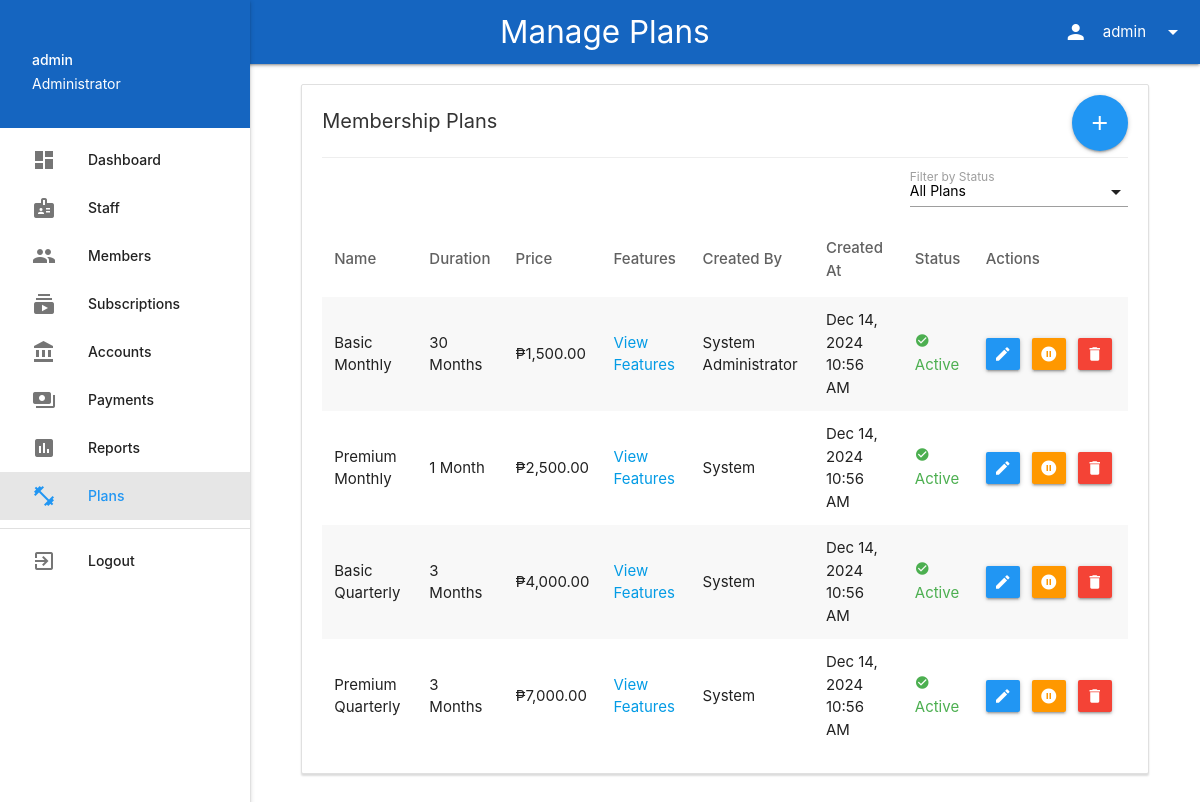
The page /admin/plans.php (signed in) on the database its author committed.
### tables this page shows
CREATE TABLE `plans` (
  `id` int(11) NOT NULL,
  `name` varchar(100) NOT NULL,
  `duration` int(11) DEFAULT NULL COMMENT 'Duration in months',
  `price` decimal(10,2) NOT NULL,
  `duration_in_days` int(11) NOT NULL DEFAULT 30,
  `description` text DEFAULT NULL,
  `created_at` timestamp NOT NULL DEFAULT current_timestamp(),
  `updated_at` timestamp NOT NULL DEFAULT current_timestamp() ON UPDATE current_timestamp(),
  `deleted_at` timestamp NULL DEFAULT NULL,
  `created_by` int(11) DEFAULT NULL,
  `features` text DEFAULT NULL
);

### config/config.php (called while the page is built, shortened)
<?php
try {
    $conn = new mysqli(DB_HOST, DB_USER, DB_PASS, DB_NAME);
} catch (Exception $e) {
    error_log($e->getMessage());
    die("Unable to connect to database. Please check if MySQL is running and try again.");
}
function hasRole($role) {
    return isset($_SESSION['user_role']) && $_SESSION['user_role'] === $role;
}
function getActivePlans($includeDeleted = false) {
    global $conn;
    $query = "SELECT p.*,
              COALESCE(u.full_name, 'System') as created_by_name,
              (SELECT COUNT(*) FROM subscriptions s
               WHERE s.plan_id = p.id
               AND s.status = 'active') as active_subscribers
              FROM plans p
              LEFT JOIN users u ON p.created_by = u.id
              WHERE 1=1 " .
              (!$includeDeleted ? "AND p.deleted_at IS NULL " : "") .
              "ORDER BY p.price ASC";
    $result = $conn->query($query);
    $plans = [];
    if ($result && $result->num_rows > 0) {
        while ($plan = $result->fetch_assoc()) {
            $plan['features'] = json_decode($plan['features'], true);
            $plan['formatted_price'] = '₱' . number_format($plan['price'], 2);
            $plan['duration_text'] = $plan['duration'] . ' ' .
                                   ($plan['duration'] == 1 ? 'Month' : 'Months');
            $plans[] = $plan;
        }
    }
    return $plans;
}
?>

### admin/plans.php (the view, shortened to what this page needs)
<?php
require_once '../config/config.php';
$plans = getActivePlans(true);
include 'includes/header.php';
?>
<div class="row">
    <div class="col s12">
        <div class="card">
            <div class="card-content">
                <div class="card-title flex-row">
                    <span>Membership Plans</span>
                </div>
                <?php if (hasRole('admin')): ?>
                <a href="#addPlanModal" class="btn-floating btn-large halfway-fab waves-effect waves-light blue modal-trigger">
                    <i class="material-icons">add</i>
                </a>
                <?php endif; ?>
                <div class="table-container">
                    <div class="table-header">
                        <div class="flex-right">
                            <div class="input-field status-filter">
                                <label>Filter by Status</label>
                            </div>
                        </div>
                    </div>
                    <table class="striped highlight responsive-table">
                        <thead>
                            <tr>
                                <th>Name</th>
                                <th>Duration</th>
                                <th>Price</th>
                                <th>Features</th>
                                <th>Created By</th>
                                <th>Created At</th>
                                <th>Status</th>
                                <th>Actions</th>
                            </tr>
                        </thead>
                        <tbody>
                            <?php if (!empty($plans)):
                                foreach ($plans as $plan):
                            ?>
                                <tr class="plan-row <?php echo $plan['deleted_at'] ? 'inactive-plan' : 'active-plan'; ?>">
                                    <td><?php echo htmlspecialchars($plan['name']); ?></td>
                                    <td><?php echo $plan['duration_text']; ?></td>
                                    <td><?php echo $plan['formatted_price']; ?></td>
                                    <td>
                                        <?php if (!empty($plan['features'])): ?>
                                            <a href="#!" class="view-features"
                                               data-features='<?php echo htmlspecialchars(json_encode($plan['features'])); ?>'>
                                                View Features
                                            </a>
                                        <?php else: ?>
                                            <span class="grey-text">No features</span>
                                        <?php endif; ?>
                                    </td>
                                    <td><?php echo htmlspecialchars($plan['created_by_name']); ?></td>
                                    <td><?php echo date('M j, Y g:i A', strtotime($plan['created_at'])); ?></td>
                                    <td>
                                        <?php
                                        $status_class = $plan['deleted_at'] ? 'red-text' : 'green-text';
                                        $status_text = $plan['deleted_at'] ? 'Inactive' : 'Active';
                                        ?>
                                        <span class="<?php echo $status_class; ?>">
                                            <i class="material-icons tiny"><?php echo $plan['deleted_at'] ? 'cancel' : 'check_circle'; ?></i>
                                            <?php echo $status_text; ?>
                                        </span>
                                    </td>
                                    <td>
                                        <div class="action-buttons">
                                            <a href="#editPlanModal" class="btn-small blue modal-trigger edit-plan"
                                               data-id="<?php echo $plan['id']; ?>"
                                               data-name="<?php echo htmlspecialchars($plan['name']); ?>"
                                               data-duration="<?php echo $plan['duration']; ?>"
                                               data-price="<?php echo $plan['price']; ?>"
                                               data-features='<?php echo htmlspecialchars(json_encode($plan['features'])); ?>'>
                                                <i class="material-icons">edit</i>
                                            </a>
                                            <button class="btn-small <?php echo $plan['deleted_at'] ? 'green activate-plan' : 'orange deactivate-plan'; ?>"
                                                    data-id="<?php echo $plan['id']; ?>"
                                                    data-name="<?php echo htmlspecialchars($plan['name']); ?>">
                                                <i class="material-icons"><?php echo $plan['deleted_at'] ? 'check_circle' : 'pause_circle_filled'; ?></i>
                                            </button>
                                            <button class="btn-small red delete-plan"
                                                    data-id="<?php echo $plan['id']; ?>"
                                                    data-name="<?php echo htmlspecialchars($plan['name']); ?>">
                                                <i class="material-icons">delete</i>
                                            </button>
                                        </div>
                                    </td>
                                </tr>
                            <?php
                                endforeach;
                            else: ?>
                                <tr>
                                    <td colspan="7" class="center-align">No plans found</td>
                                </tr>
                            <?php endif; ?>
                        </tbody>
                    </table>
                </div>
            </div>
        </div>
    </div>
</div>
<?php include 'includes/footer.php'; ?>

### assets/css/admin.css (style rules this page uses)
.card { margin: 0; position: relative; border-radius: 2px; box-shadow: 0 2px 2px 0 rgba(0,0,0,0.14); border: 1px solid #e0e0e0; }
.card .card-content { padding: 20px; min-height: calc(100vh - 120px); border-radius: 2px; }
.card .card-title { font-size: 20px; font-weight: 400; color: #333; margin: 0; padding-bottom: 20px; border-bottom: 1px solid #eeeeee; margin-bottom: 20px; }
.btn-floating.halfway-fab { position: absolute; right: 20px; top: 10px; }
.table-container { margin: 0; padding-top: 10px; }
.table-container table { width: 100%; }
table th { font-weight: 500; color: #616161; padding: 15px 12px; }
table td { padding: 12px; }
.btn-small { padding: 0 8px; margin-right: 4px; }
.btn-small i.material-icons { font-size: 18px; }
.action-buttons { white-space: nowrap; display: flex; gap: 8px; justify-content: center; }
.flex-row { display: flex; align-items: center; justify-content: space-between; width: 100%; }
.flex-right { display: flex; align-items: center; gap: 1rem; }
.table-header { display: flex; justify-content: flex-end; align-items: center; margin-bottom: 1rem; }
.status-filter { margin: 0; min-width: 150px; }
.status-filter label { font-size: 0.8rem; top: -20px; }

### rows shown on the page
plans: name "Basic Monthly", duration_text "30 Months", formatted_price "₱1,500.00", created_by_name "System Administrator", created_at "Dec 14, 2024 10:56 AM", deleted_at "Active"
plans: name "Premium Monthly", duration_text "1 Month", formatted_price "₱2,500.00", created_by_name "System", created_at "Dec 14, 2024 10:56 AM", deleted_at "Active"
plans: name "Basic Quarterly", duration_text "3 Months", formatted_price "₱4,000.00", created_by_name "System", created_at "Dec 14, 2024 10:56 AM", deleted_at "Active"
plans: name "Premium Quarterly", duration_text "3 Months", formatted_price "₱7,000.00", created_by_name "System", created_at "Dec 14, 2024 10:56 AM", deleted_at "Active"

### other values the page prints
$page_title "Manage Plans"
$_SESSION['username'] "admin"
